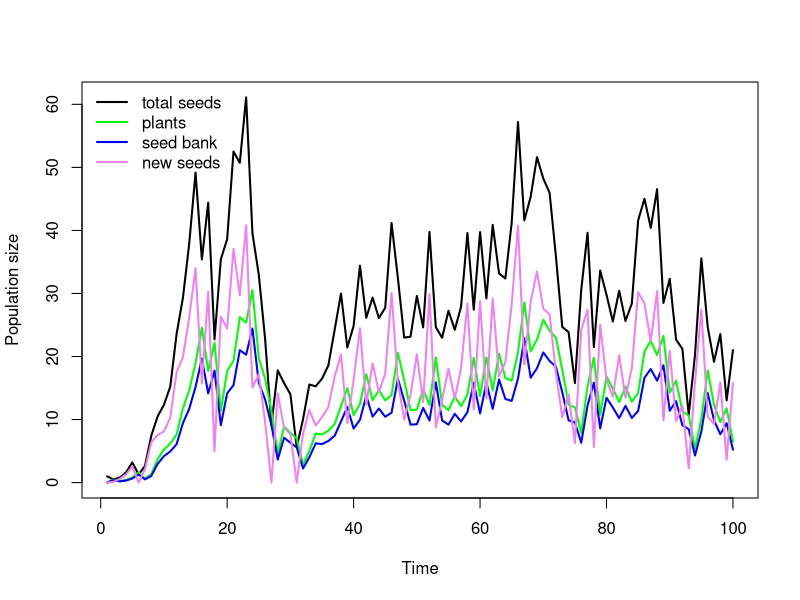

The R script that drew this image:

# model density dependent growth

# set your working directory
setwd("G:/My Drive/AdlerLabDocs/PlantPopEcol/code")

### define population growth function-----------------------

DD_SB_growth <- function(N,g,s,fec,alpha){
  germinants <- g*N   # number of plants germinating out of the seed bank
  surv_seeds <- N*(1-g)*s  # number of ungerminated seeds that survive
  new_seeds <- fec*germinants/(1+alpha*germinants)  # fecundity (production of new seeds)
  total_seeds <- surv_seeds+new_seeds
  output <- c(total_seeds,germinants,surv_seeds,new_seeds)
  return(output)
}

### set parameters ------------------------------------------

fec_mu <- 3      # mean fecundity (must be > 0)
fec_sigma <- 1.5  # year-to-year standard deviation of fecundity (must be >= 0)
g <- 0.5        # germination rate
s <- 0.8              # survival of ungerminated seeds
alpha <- 0.1

### set-up simulation ------------------------------------------

timesteps <- 100  # number of time steps to simulate
Nmatrix <- matrix(NA,nrow=timesteps,ncol=4)  # matrix to store population time series
colnames(Nmatrix) <- c("total_seeds","germinants","surv_seeds","new_seeds")
Nmatrix[1,] <- c(1,0,0,0)  # initial population state
fec <- rnorm(timesteps,fec_mu, fec_sigma) # draw fecundities from a distribution
fec[fec<0] <- 0   # set negative fecundities to zero

### run simulation ------------------------------------------

for(i in 2:timesteps){
  Nmatrix[i,] <- DD_SB_growth(Nmatrix[i-1,1],g,s,fec[i],alpha)
}

### plot results ------------------------------------------

myCols <-c("black","green","blue","violet")
myNames <- c("total seeds","plants","seed bank","new seeds")

# plot on raw (arithmetic) scale
matplot(Nmatrix,type="l",xlab="Time",ylab="Population size",
        lty=1,lwd=2, col=myCols)
legend("topleft",myNames,col=myCols,lty=1, lwd=2, bty="n")

### intrinsic growth rate (set alpha = 0 and N to any arbitrary number)

Nnew <- DD_SB_growth(N=1,g,s,fec=fec_mu,alpha=0)
Lambda <- Nnew[1]/1 
r <- log(Lambda)

### find the intrinsic growth rate in a variable environment

# repeat the previous calculation many times, sampling from fec
Lambda_save <- rep(NA,timesteps)
for(i in 1:timesteps){
  Nnew <- DD_SB_growth(N=1,g,s,fec=fec[i],alpha=0)
  Lambda_save[i] <- Nnew[1]/1 
}
r_save <- log(Lambda_save)
(r_mu <- mean(r_save))
(Lambda_mu <- exp(r_mu))
